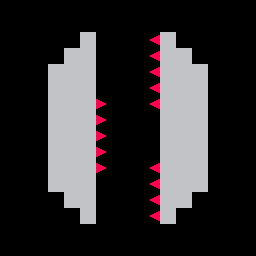

This is a level from a 2D game, rendered from its Tiled map with the project's own tilesets. A one-line summary and the complete map file follow:
An orthogonal 16x16 tile map with 16x16 px tiles, 1 tile layer (Tile Layer 1).

<map version="1.0" orientation="orthogonal" renderorder="left-up" width="16" height="16" tilewidth="16" tileheight="16" nextobjectid="1">
 <tileset firstgid="1" source="../Default.tsx" />
 <layer name="Tile Layer 1" width="16" height="16">
  <data encoding="csv">
0,0,0,0,0,0,0,0,0,0,0,0,0,0,0,0,
0,0,0,0,0,0,0,0,0,0,0,0,0,0,0,0,
0,0,0,0,0,5,0,0,0,1610612747,5,0,0,0,0,0,
0,0,0,0,5,5,0,0,0,1610612747,5,5,0,0,0,0,
0,0,0,5,5,5,0,0,0,1610612747,5,5,5,0,0,0,
0,0,0,5,5,5,0,0,0,1610612747,5,5,5,0,0,0,
0,0,0,5,5,5,2684354571,0,0,1610612747,5,5,5,0,0,0,
0,0,0,5,5,5,2684354571,0,0,0,5,5,5,0,0,0,
0,0,0,5,5,5,2684354571,0,0,0,5,5,5,0,0,0,
0,0,0,5,5,5,2684354571,0,0,0,5,5,5,0,0,0,
0,0,0,5,5,5,2684354571,0,0,1610612747,5,5,5,0,0,0,
0,0,0,5,5,5,0,0,0,1610612747,5,5,5,0,0,0,
0,0,0,0,5,5,0,0,0,1610612747,5,5,0,0,0,0,
0,0,0,0,0,5,0,0,0,1610612747,5,0,0,0,0,0,
0,0,0,0,0,0,0,0,0,0,0,0,0,0,0,0,
0,0,0,0,0,0,0,0,0,0,0,0,0,0,0,0
</data>
 </layer>
</map>
